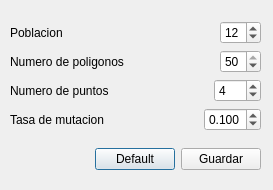
<?xml version="1.0" encoding="UTF-8"?>
<ui version="4.0">
 <class>dlgConfigurarAG</class>
 <widget class="QDialog" name="dlgConfigurarAG">
  <property name="geometry">
   <rect>
    <x>0</x>
    <y>0</y>
    <width>273</width>
    <height>190</height>
   </rect>
  </property>
  <property name="windowTitle">
   <string>Configurar</string>
  </property>
  <property name="windowIcon">
   <iconset resource="cebolla.qrc">
    <normaloff>:/img/imagenes/icono.png</normaloff>:/img/imagenes/icono.png</iconset>
  </property>
  <widget class="QWidget" name="layoutWidget">
   <property name="geometry">
    <rect>
     <x>10</x>
     <y>10</y>
     <width>251</width>
     <height>171</height>
    </rect>
   </property>
   <layout class="QVBoxLayout" name="verticalLayout_2">
    <item>
     <layout class="QVBoxLayout" name="verticalLayout">
      <item>
       <layout class="QHBoxLayout" name="horizontalLayout_2">
        <item>
         <widget class="QLabel" name="label">
          <property name="text">
           <string>Poblacion</string>
          </property>
         </widget>
        </item>
        <item>
         <spacer name="horizontalSpacer_2">
          <property name="orientation">
           <enum>Qt::Horizontal</enum>
          </property>
          <property name="sizeHint" stdset="0">
           <size>
            <width>40</width>
            <height>20</height>
           </size>
          </property>
         </spacer>
        </item>
        <item>
         <widget class="QSpinBox" name="poblacionSpinBox">
          <property name="maximum">
           <number>50</number>
          </property>
          <property name="value">
           <number>12</number>
          </property>
         </widget>
        </item>
       </layout>
      </item>
      <item>
       <layout class="QHBoxLayout" name="horizontalLayout_3">
        <item>
         <widget class="QLabel" name="label_2">
          <property name="text">
           <string>Numero de poligonos</string>
          </property>
         </widget>
        </item>
        <item>
         <spacer name="horizontalSpacer_3">
          <property name="orientation">
           <enum>Qt::Horizontal</enum>
          </property>
          <property name="sizeHint" stdset="0">
           <size>
            <width>40</width>
            <height>20</height>
           </size>
          </property>
         </spacer>
        </item>
        <item>
         <widget class="QSpinBox" name="npoligonosSpinBox">
          <property name="maximum">
           <number>50</number>
          </property>
          <property name="value">
           <number>50</number>
          </property>
         </widget>
        </item>
       </layout>
      </item>
      <item>
       <layout class="QHBoxLayout" name="horizontalLayout_4">
        <item>
         <widget class="QLabel" name="label_3">
          <property name="text">
           <string>Numero de puntos</string>
          </property>
         </widget>
        </item>
        <item>
         <spacer name="horizontalSpacer_4">
          <property name="orientation">
           <enum>Qt::Horizontal</enum>
          </property>
          <property name="sizeHint" stdset="0">
           <size>
            <width>40</width>
            <height>20</height>
           </size>
          </property>
         </spacer>
        </item>
        <item>
         <widget class="QSpinBox" name="npuntosSpinBox">
          <property name="minimum">
           <number>3</number>
          </property>
          <property name="maximum">
           <number>255</number>
          </property>
          <property name="value">
           <number>4</number>
          </property>
         </widget>
        </item>
       </layout>
      </item>
      <item>
       <layout class="QHBoxLayout" name="horizontalLayout_5">
        <item>
         <widget class="QLabel" name="label_4">
          <property name="text">
           <string>Tasa de mutacion</string>
          </property>
         </widget>
        </item>
        <item>
         <spacer name="horizontalSpacer_5">
          <property name="orientation">
           <enum>Qt::Horizontal</enum>
          </property>
          <property name="sizeHint" stdset="0">
           <size>
            <width>40</width>
            <height>20</height>
           </size>
          </property>
         </spacer>
        </item>
        <item>
         <widget class="QDoubleSpinBox" name="mutacionDoubleSpinBox">
          <property name="decimals">
           <number>3</number>
          </property>
          <property name="maximum">
           <double>1.000000000000000</double>
          </property>
          <property name="singleStep">
           <double>0.001000000000000</double>
          </property>
          <property name="value">
           <double>0.100000000000000</double>
          </property>
         </widget>
        </item>
       </layout>
      </item>
     </layout>
    </item>
    <item>
     <layout class="QHBoxLayout" name="horizontalLayout">
      <item>
       <spacer name="horizontalSpacer">
        <property name="orientation">
         <enum>Qt::Horizontal</enum>
        </property>
        <property name="sizeHint" stdset="0">
         <size>
          <width>40</width>
          <height>20</height>
         </size>
        </property>
       </spacer>
      </item>
      <item>
       <widget class="QPushButton" name="default_PushButton">
        <property name="text">
         <string>Default</string>
        </property>
       </widget>
      </item>
      <item>
       <widget class="QPushButton" name="guardar_PushButton">
        <property name="text">
         <string>Guardar</string>
        </property>
       </widget>
      </item>
     </layout>
    </item>
   </layout>
  </widget>
 </widget>
 <resources>
  <include location="cebolla.qrc"/>
 </resources>
 <connections/>
</ui>
